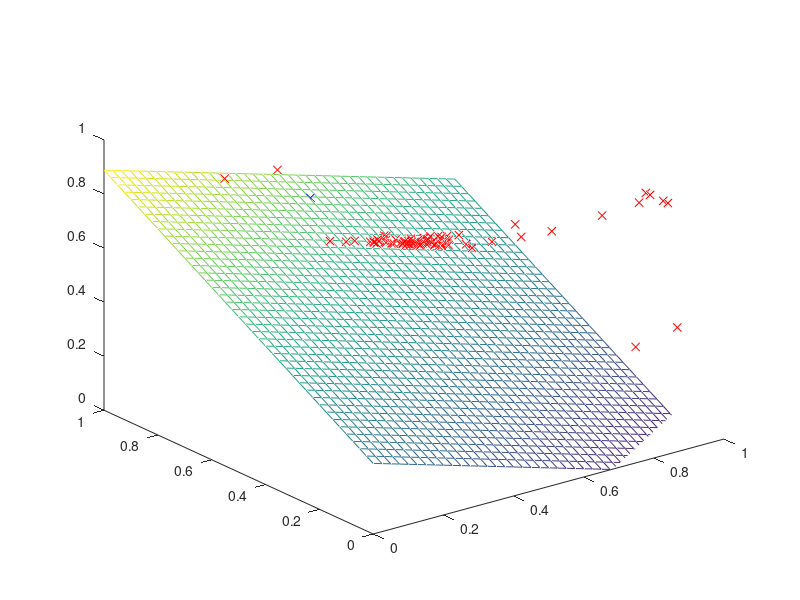

MATLAB code to generate this figure:
hold off;
x0p = [0.43396228551864624 0.5277777910232544 1.0 0.6132075786590576 0.375 0.4125000238418579 0.5333333015441895 0.3571428656578064 0.25641024112701416 0.594059407711029 0.9677419662475586 ];
x0n = [0.3999999761581421 0.4285714030265808 0.37931036949157715 0.29032260179519653 0.3888888955116272 0.42105263471603394 0.3500000238418579 0.3928571343421936 0.949999988079071 0.42105263471603394 0.4444444179534912 0.33628320693969727 0.3500000238418579 0.442307710647583 0.4285714030265808 0.4583333134651184 0.36666667461395264 0.38596493005752563 0.36666667461395264 0.4333333373069763 0.43478262424468994 0.40625 0.42574256658554077 0.4285714030265808 0.375 0.42735040187835693 1.0 0.4285714030265808 0.3645319938659668 0.4444444179534912 0.604651153087616 1.0 0.4615384340286255 0.3965517282485962 0.41333335638046265 0.3214285969734192 0.3181818127632141 0.5333333015441895 0.3898305296897888 0.3999999761581421 0.31481480598449707 0.3827160596847534 0.3472222089767456 0.42307692766189575 0.4266666769981384 0.30000001192092896 0.3333333134651184 0.44615381956100464 1.0 0.45614033937454224 0.38461536169052124 0.42574256658554077 0.4642857313156128 0.3691275119781494 0.3684210777282715 1.0 0.4067796468734741 0.375 0.4313725233078003 0.3636363744735718 0.44680851697921753 0.39416056871414185 0.3396226167678833 0.5 0.375 0.42500001192092896 0.3863636255264282 0.41584157943725586 0.4384615421295166 0.24528300762176514 0.34020620584487915 0.38461536169052124 0.4750000238418579 0.3999999761581421 0.4736841917037964 0.3478260636329651 0.6818181872367859 1.0 0.2716049551963806 1.0 0.3191489577293396 0.6428571343421936 0.36206895112991333 0.3478260636329651 0.47692304849624634 0.4516128897666931 0.8333333134651184 0.3928571343421936 0.375 ];
x1p = [0.9090908765792847 0.9210526347160339 1.0 0.9146341681480408 1.0 0.9220778942108154 1.0 1.0 0.9166666865348816 1.0 0.890625 ];
x1n = [0.3809523582458496 0.9142857193946838 0.37662339210510254 0.4470587968826294 0.3636363744735718 0.3199999928474426 0.37931036949157715 0.34285712242126465 0.25 0.3055555820465088 0.3663366436958313 0.422535240650177 0.3835616707801819 0.29629629850387573 0.3548387289047241 0.3563218116760254 0.3684210777282715 0.3717948794364929 0.4285714030265808 0.3142856955528259 0.31111109256744385 0.3636363744735718 0.36764705181121826 0.3374999761581421 0.37362635135650635 0.3027523159980774 0.2083333134651184 0.3205128312110901 0.3650793433189392 0.30000001192092896 0.238095223903656 0.22580647468566895 0.3472222089767456 0.3392857313156128 0.3333333134651184 0.4166666865348816 0.4117646813392639 0.253731369972229 0.3333333134651184 0.3399999737739563 0.42105263471603394 0.3809523582458496 0.38461536169052124 0.3058823347091675 0.37037038803100586 0.9428571462631226 0.41333335638046265 0.3235294222831726 0.17365270853042603 0.3243243098258972 0.35172414779663086 0.3650793433189392 0.3235294222831726 0.3979591727256775 0.3571428656578064 0.2745097875595093 0.3333333134651184 0.36000001430511475 0.33707863092422485 0.43283581733703613 0.3103448152542114 0.36000001430511475 0.395061731338501 0.3333333134651184 0.3571428656578064 0.3529411554336548 0.38461536169052124 0.31481480598449707 0.3235294222831726 0.48000001907348633 0.3999999761581421 0.3733333349227905 0.3442623019218445 0.33944952487945557 0.25 0.40707963705062866 0.2250000238418579 0.29032260179519653 0.45454543828964233 0.328125 0.40322577953338623 0.3103448152542114 0.37254899740219116 0.38596493005752563 0.2765957713127136 0.33898305892944336 0.23529410362243652 0.34666669368743896 0.3500000238418579 ];
x2p = [0.32608693838119507 0.6363636255264282 0.32608693838119507 0.32608693838119507 0.3333333134651184 0.2368420958518982 0.2368420958518982 0.6363636255264282 0.6363636255264282 0.32608693838119507 0.32608693838119507 ];
x2n = [0.7777777910232544 0.7777777910232544 0.7777777910232544 0.7777777910232544 0.7777777910232544 0.7777777910232544 0.7777777910232544 0.7777777910232544 0.7777777910232544 0.7777777910232544 0.7777777910232544 0.7777777910232544 0.7777777910232544 0.7777777910232544 0.7777777910232544 0.7777777910232544 0.7777777910232544 0.7777777910232544 0.7777777910232544 0.7777777910232544 0.7777777910232544 0.7777777910232544 0.7777777910232544 0.7777777910232544 0.7777777910232544 0.7777777910232544 0.7777777910232544 0.7777777910232544 0.7777777910232544 0.7777777910232544 0.7777777910232544 0.7777777910232544 0.7777777910232544 0.7777777910232544 0.7777777910232544 0.7777777910232544 0.7777777910232544 0.7777777910232544 0.7777777910232544 0.7777777910232544 0.7777777910232544 0.7777777910232544 0.7777777910232544 0.7777777910232544 0.7777777910232544 0.7777777910232544 0.7777777910232544 0.7777777910232544 0.3333333134651184 0.7777777910232544 0.7777777910232544 0.7777777910232544 0.7777777910232544 0.7777777910232544 0.7777777910232544 0.7777777910232544 0.7777777910232544 0.7777777910232544 0.7777777910232544 0.7777777910232544 0.7777777910232544 0.7777777910232544 0.7777777910232544 0.7777777910232544 0.7777777910232544 0.7777777910232544 0.7777777910232544 0.7777777910232544 0.7777777910232544 0.7777777910232544 0.7777777910232544 0.7777777910232544 0.7777777910232544 0.7777777910232544 0.7777777910232544 0.7777777910232544 0.7777777910232544 0.7777777910232544 0.7777777910232544 0.1904761791229248 0.7777777910232544 0.7777777910232544 0.7777777910232544 0.7777777910232544 0.7777777910232544 0.7777777910232544 0.7777777910232544 0.7777777910232544 0.7777777910232544 ];
w0 = -3.5626313011908444;
w1 = 5.8097926838323195;
w2 = -9.264850347506389;
if w2 == 0
w2 = w1;
w1 = 0;
q = -(2.421026236964209)/w2;
xT = x2;
x2 = x1;
x1 = xT;
else
q = -(2.421026236964209)/w2;
end
plot3(x0p,x1p,x2p,'xb'); hold on; plot3(x0n,x1n,x2n,'xr');
x = [0:0.025:1];
[xx,yy] = meshgrid(x,x);
zz = -1 * w0/w2 * xx + -1 * w1/w2 * yy + q;
mesh(xx,yy,zz);
axis([0 1 0 1 0 1]);
